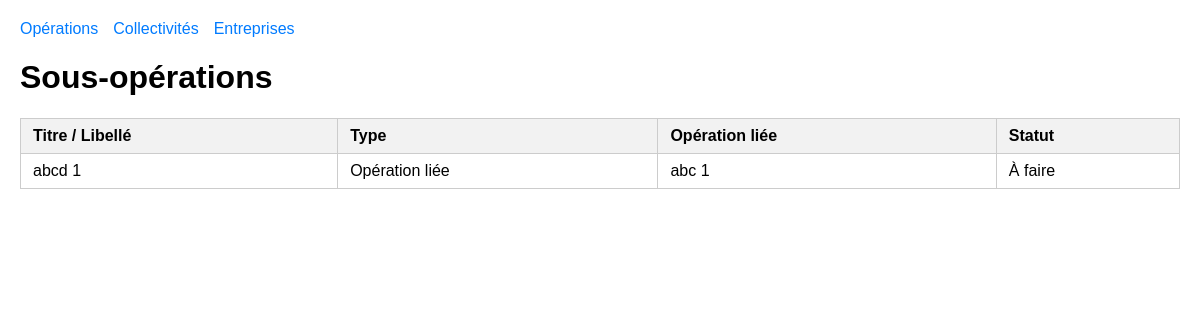
/sous-operations/, run on an earlier commit of the app's database.
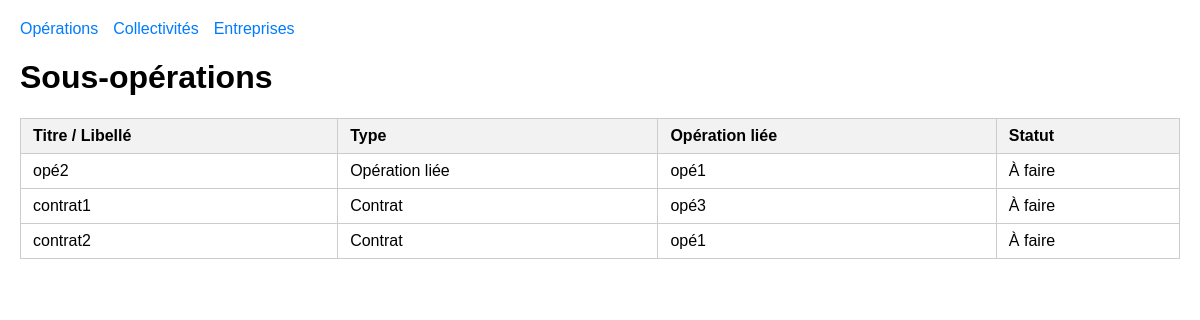
And on a later commit of the database.
### operation/models.py (models this page shows, shortened)
class SousOperation(models.Model):
    titre = models.CharField(max_length=200)
    description = models.TextField(default="Écrire ici une description de la sous-opération")
    date = models.DateField(default=datetime.date.today)
    statut = models.CharField(max_length=10, choices=STATUT_CHOICES, default='A_FAIRE')
    operation = models.ForeignKey('Operation', on_delete=models.CASCADE)
    entreprise = models.ForeignKey('Entreprise', on_delete=models.SET_NULL, related_name='sous_operations', null=True, blank=True)
    @property
    def type_auto(self):
        if hasattr(self, 'contrat'):
            return 'Contrat'
        elif hasattr(self, 'operationliee'):
            return 'Opération liée'
        return 'Sous-opération'

class Operation(models.Model):
    titre = models.CharField(max_length=200, default="Ecrire ici l'intitulé de l'opération")
    description = models.TextField(default="Ecrire ici une description de l'opéraion")
    date = models.DateField(default=datetime.date.today)
    collectivite = models.ForeignKey(Collectivite, on_delete=models.SET_NULL, related_name="operations", null=True, blank=True)
    statut = models.CharField(max_length=10, choices=STATUT_CHOICES, default='A_FAIRE')
    technicien = models.ForeignKey(Technicien, on_delete=models.SET_NULL, null=True, blank=True, default=1)
    entreprise = models.ForeignKey(Entreprise, on_delete=models.SET_NULL, related_name="operations", null=True, blank=True)
    type_operation = models.CharField(max_length=3, choices=TYPE_CHOICES, default='---')
    service = models.CharField(max_length=50, choices=SERVICE_CHOICES, default='---')
    est_liee = models.BooleanField(default=False)

class Contrat(SousOperation):
    libelle = models.ForeignKey(LibelleContrat, on_delete=models.CASCADE, related_name="contrats")

class LibelleContrat(models.Model):
    libelle = models.CharField(max_length=100, unique=True)
    def __str__(self):
        return self.libelle

### operation/views.py (the view)
# urls.py: path('sous-operations/', views.liste_sous_operations, name='liste_sous_operations'),
def liste_sous_operations(request):
    sous_operations = SousOperation.objects.all()
    return render(request, 'operation/liste_sous_operations.html', {'sous_operations': sous_operations})

### operation/templates/operation/liste_sous_operations.html (shortened to what this page needs)
{% extends 'operation/base.html' %}
{% block content %}
<h1>Sous-opérations</h1>
<table id="table-sous-operations" class="display">
    <thead>
        <tr>
            <th>Titre / Libellé</th>
            <th>Type</th>
            <th>Opération liée</th>
            <th>Statut</th>
        </tr>
    </thead>
    <tbody>
        {% for s in sous_operations %}
        <tr>
            <td>
                {% if s.contrat %}
                    {{ s.contrat.libelle }}
                {% else %}
                    {{ s.titre }}
                {% endif %}
            </td>
            <td>{{ s.type_auto }}</td>
            <td>{{ s.operation.titre }}</td>
            <td>{{ s.get_statut_display }}</td>
        </tr>
        {% endfor %}
    </tbody>
</table>
{% endblock %}

### operation/templates/operation/base.html (shortened to what this page needs)
{% load static %}
<!DOCTYPE html>
<html lang="fr">
<head>
    <link rel="stylesheet" href="{% static 'css/jquery.dataTables.min.css' %}">
</head>
<body>
    <nav>
        <ul>
            <li><a href="{% url 'liste_operations' %}">Opérations</a></li>
            <li><a href="{% url 'liste_collectivites' %}">Collectivités</a></li>
            <li><a href="{% url 'liste_entreprises' %}">Entreprises</a></li>
        </ul>
    </nav>
    <main>
        {% block content %}{% endblock %}
    </main>
</body>
</html>

### operation/templates/operation/base.html (style rules this page uses)
body { font-family: Arial, sans-serif; margin: 20px; }
nav ul { list-style: none; padding: 0; display: flex; gap: 15px; }
nav ul li { display: inline; }
nav ul li a { text-decoration: none; color: #007BFF; }
table { width: 100%; border-collapse: collapse; margin-top: 20px; }
th, td { padding: 8px 12px; border: 1px solid #ccc; text-align: left; }
th { background-color: #f2f2f2; }

What changed in the data, as far as the page shows it:
removed SousOperation: titre "abcd 1", type_auto "Opération liée", operation.titre "abc 1", statut "À faire"
added SousOperation: titre "opé2", type_auto "Opération liée", operation.titre "opé1", statut "À faire"
added SousOperation: contrat.libelle "contrat1", type_auto "Contrat", operation.titre "opé3", statut "À faire"
added SousOperation: contrat.libelle "contrat2", type_auto "Contrat", operation.titre "opé1", statut "À faire"
